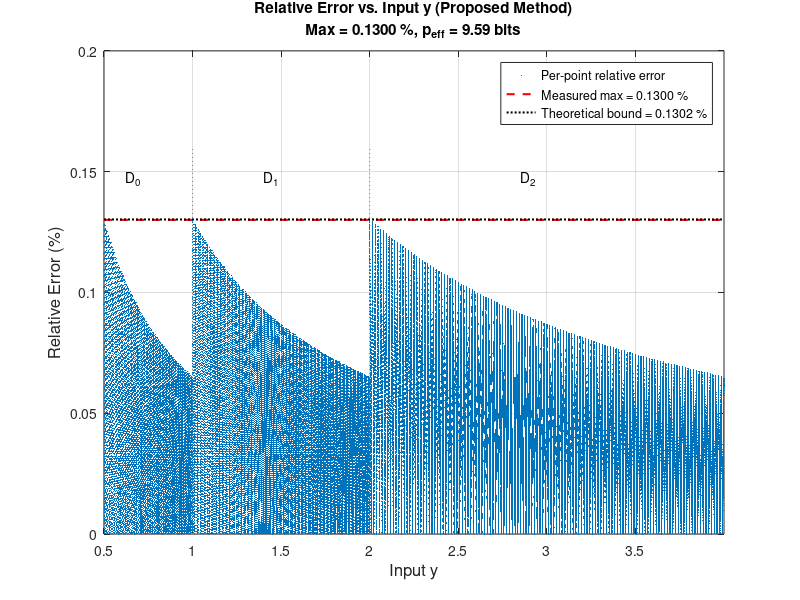

This figure's MATLAB source: (Note: this script raises an error after producing the figure.)
%==========================================================================
% MATLAB Script: precision_analysis.m
%
% Theoretical precision analysis for the proposed pre-scaled BRAM cube-root
% architecture. This script reproduces:
%
%   (a) The effective bit precision p_eff of the proposed method.
%   (b) The per-subinterval error-bound table (Table V in the paper),
%       computed from Formula (12):
%           |eps_a|_max <= W_r / (6 * N * L_r^(2/3))
%       and the relative-error / effective-precision relation:
%           eps_rel_max = |eps_a|_max / x_min,   x_min = L_r^(1/3)
%           p_eff       = -log2(eps_rel_max)
%   (c) Fig. 4 -- Relative error vs. input y for the proposed method.
%   (d) Fig. 5 -- Probability density of the relative error.
%

%==========================================================================

clear; clc; close all;

%% -------------------------------------------------------------------------
% Output paths and log file
% -------------------------------------------------------------------------
out_dir = fullfile('..', 'results', 'matlab');
if exist(out_dir, 'dir') ~= 7
    mkdir(out_dir);
end
log_file  = fullfile(out_dir, 'matlab_precision_analysis.log');
fig4_file = fullfile(out_dir, 'fig4_rel_error.png');
fig5_file = fullfile(out_dir, 'fig5_error_pdf.png');

if exist(log_file, 'file') == 2
    delete(log_file);
end
diary(log_file);
diary on;

fprintf('==========================================================\n');
fprintf(' Theoretical Precision Analysis -- Proposed Method\n');
fprintf(' Pre-Scaled BRAM Cube Root Architecture\n');
fprintf('==========================================================\n\n');

%% -------------------------------------------------------------------------
% Fixed-point configuration (must match RTL)
% -------------------------------------------------------------------------
INPUT_INT_BITS   = 2;    % Q2.22 input
INPUT_FRAC_BITS  = 22;
OUTPUT_INT_BITS  = 1;    % Q1.23 output
OUTPUT_FRAC_BITS = 23;

% Test domain: y in [0.5, 4)
Y_MIN = 0.5;
Y_MAX = 3.9999;

NUM_POINTS    = 100000;  % Dense sweep for empirical Fig. 4 and Fig. 5
NUM_HIST_BINS = 60;

% Subintervals: D_0=[0.5,1), D_1=[1,2), D_2=[2,4)
L_r_vals = [0.5, 1.0, 2.0];   % left endpoint
W_r_vals = [0.5, 1.0, 2.0];   % width
N_per_subinterval = 128;      % midpoint samples per sub-interval

%% -------------------------------------------------------------------------
% STEP 1 -- Per-subinterval error-bound table (Paper Table V)
% -------------------------------------------------------------------------
fprintf('Step 1: Per-Subinterval Error Bound (Eq. 12)\n');
fprintf('----------------------------------------------\n');
fprintf('  Formula: |eps_a|_max <= W_r / (6 * N * L_r^(2/3))\n');
fprintf('  Formula: p_eff       = -log2(|eps_a|_max / x_min),  x_min = L_r^(1/3)\n\n');

eps_a_max_all   = zeros(3, 1);
eps_rel_max_all = zeros(3, 1);
p_eff_all       = zeros(3, 1);

fprintf('  %-7s | %-12s | %-12s | %-12s | %-12s | %-10s\n', ...
        'Sub-int', '[L_r, L_r+W_r)', 'L_r^(2/3)', '|eps_a|_max', 'eps_rel_max(%)', 'p_eff(bit)');
fprintf('  %s\n', repmat('-', 1, 86));

for r = 0:2
    L_r   = L_r_vals(r+1);
    W_r   = W_r_vals(r+1);
    L_r23 = L_r ^ (2/3);

    eps_a_max   = W_r / (6 * N_per_subinterval * L_r23);
    x_min       = L_r ^ (1/3);
    eps_rel_max = eps_a_max / x_min;
    p_eff_r     = -log2(eps_rel_max);

    eps_a_max_all(r+1)   = eps_a_max;
    eps_rel_max_all(r+1) = eps_rel_max;
    p_eff_all(r+1)       = p_eff_r;

    fprintf('  D_%d     | [%.2f, %.2f)  | %-12.4f | %-12.4e | %-12.4f | %-10.4f\n', ...
            r, L_r, L_r + W_r, L_r23, eps_a_max, eps_rel_max * 100, p_eff_r);
end

[worst_eps_rel, worst_idx] = max(eps_rel_max_all);
p_eff_theoretical = -log2(worst_eps_rel);

fprintf('\n  Worst-case sub-interval : D_%d\n', worst_idx - 1);
fprintf('  Maximum relative error  : %.4e (%.4f %%)\n', worst_eps_rel, worst_eps_rel * 100);
fprintf('  THEORETICAL EFFECTIVE PRECISION : %.4f bits\n\n', p_eff_theoretical);

%% -------------------------------------------------------------------------
% STEP 2 -- Empirical verification of the proposed method
% -------------------------------------------------------------------------
fprintf('Step 2: Empirical Verification on %d Q2.22 Test Points\n', NUM_POINTS);
fprintf('--------------------------------------------------------\n');

% Q2.22-quantized test inputs spread across [0.5, 4)
y_real      = linspace(Y_MIN, Y_MAX, NUM_POINTS)';
y_fixed     = round(y_real * 2^INPUT_FRAC_BITS);
y_quantized = y_fixed / 2^INPUT_FRAC_BITS;

% Ideal cube root reference (double precision)
x_ideal = nthroot(y_quantized, 3);

% Build the 384-entry pre-scaled BRAM (Q1.23 quantized, midpoint sampling).
% Layout matches the RTL: addresses 0..127 -> D_0, 128..255 -> D_1, 256..383 -> D_2.
NUM_RANGES = 3;
bram = zeros(NUM_RANGES * N_per_subinterval, 1);
for r = 0:2
    L_r = L_r_vals(r+1);
    W_r = W_r_vals(r+1);
    for i = 0:N_per_subinterval-1
        y_mid = L_r + (i + 0.5) / N_per_subinterval * W_r;
        bram(r * N_per_subinterval + i + 1) = nthroot(y_mid, 3);
    end
end
bram_quant = round(bram * 2^OUTPUT_FRAC_BITS) / 2^OUTPUT_FRAC_BITS;

% Bit-extraction-style address generation (functionally equivalent to the RTL)
x_out = zeros(NUM_POINTS, 1);
for idx = 1:NUM_POINTS
    y_val = y_quantized(idx);
    if     y_val >= 2,  range_sel = 2; y_base = 2.0; y_width = 2.0;
    elseif y_val >= 1,  range_sel = 1; y_base = 1.0; y_width = 1.0;
    else                range_sel = 0; y_base = 0.5; y_width = 0.5;
    end
    frac_index = floor((y_val - y_base) / y_width * N_per_subinterval);
    frac_index = max(0, min(frac_index, N_per_subinterval - 1));
    bram_addr  = range_sel * N_per_subinterval + frac_index + 1;
    x_out(idx) = bram_quant(bram_addr);
end

% Relative error (in percent)
rel_err_pct = abs(x_out - x_ideal) ./ x_ideal * 100;

max_rel_err  = max(rel_err_pct);
mean_rel_err = mean(rel_err_pct);
p_eff_meas   = -log2(max_rel_err / 100);

fprintf('  Maximum relative error   : %.4f %%  (theoretical %.4f %%)\n', ...
        max_rel_err, worst_eps_rel * 100);
fprintf('  Average relative error   : %.4f %%\n', mean_rel_err);
fprintf('  Measured effective bits  : %.4f bits  (theoretical %.4f bits)\n\n', ...
        p_eff_meas, p_eff_theoretical);

%% -------------------------------------------------------------------------
% Fig. 4 -- Relative error vs. input y
% -------------------------------------------------------------------------
fprintf('Generating Fig. 4: Relative error vs. input y ...\n');
proposed_color = [0.0, 0.45, 0.74];

fig4 = figure('Position', [100, 100, 800, 460]);
plot(y_quantized, rel_err_pct, '.', 'Color', proposed_color, 'MarkerSize', 2);
hold on;
xl = xlim;
plot(xl, [max_rel_err, max_rel_err], 'r--', 'LineWidth', 1.5);
plot(xl, [worst_eps_rel * 100, worst_eps_rel * 100], 'k:', 'LineWidth', 1.5);

% Sub-interval boundaries
yl = ylim;
plot([1, 1], [0, yl(2)], 'Color', [0.5 0.5 0.5], 'LineStyle', ':');
plot([2, 2], [0, yl(2)], 'Color', [0.5 0.5 0.5], 'LineStyle', ':');
text(0.62, yl(2) * 0.92, 'D_0', 'FontSize', 10);
text(1.40, yl(2) * 0.92, 'D_1', 'FontSize', 10);
text(2.85, yl(2) * 0.92, 'D_2', 'FontSize', 10);

xlabel('Input y', 'FontSize', 12);
ylabel('Relative Error (%)', 'FontSize', 12);
title(sprintf(['Relative Error vs. Input y (Proposed Method)' ...
               '\nMax = %.4f %%, p_{eff} = %.2f bits'], ...
               max_rel_err, p_eff_meas), 'FontSize', 11);
legend({'Per-point relative error', ...
        sprintf('Measured max = %.4f %%', max_rel_err), ...
        sprintf('Theoretical bound = %.4f %%', worst_eps_rel * 100)}, ...
        'Location', 'best');
grid on;
xlim([Y_MIN, Y_MAX]);

saveas(fig4, fig4_file);
fprintf('  Saved: %s\n\n', fig4_file);

%% -------------------------------------------------------------------------
% Fig. 5 -- Probability density of the relative error
% -------------------------------------------------------------------------
fprintf('Generating Fig. 5: Probability density of relative error ...\n');

edges       = linspace(0, max_rel_err * 1.1, NUM_HIST_BINS + 1);
[counts, ~] = histcounts(rel_err_pct, edges);
bin_centers = (edges(1:end-1) + edges(2:end)) / 2;
prob_pct    = counts / sum(counts) * 100;

fig5 = figure('Position', [150, 150, 800, 420]);
bar(bin_centers, prob_pct, 1, 'FaceColor', proposed_color, ...
    'EdgeColor', 'none', 'FaceAlpha', 0.75);
hold on;

yl = ylim;
plot([max_rel_err, max_rel_err], [0, yl(2)], 'r-', 'LineWidth', 1.5);
plot([worst_eps_rel * 100, worst_eps_rel * 100], [0, yl(2)], 'k--', 'LineWidth', 1.5);

xlabel('Relative Error (%)', 'FontSize', 12);
ylabel('Probability (%)', 'FontSize', 12);
title(sprintf(['Probability Density of Relative Error (Proposed Method)' ...
               '\nMax = %.4f %%, p_{eff} = %.2f bits'], ...
               max_rel_err, p_eff_meas), 'FontSize', 11);
legend({'Empirical PMF', ...
        sprintf('Measured max = %.4f %%', max_rel_err), ...
        sprintf('Theoretical bound = %.4f %%', worst_eps_rel * 100)}, ...
        'Location', 'best');
grid on;
xlim([0, max_rel_err * 1.1]);

saveas(fig5, fig5_file);
fprintf('  Saved: %s\n\n', fig5_file);

%% -------------------------------------------------------------------------
% Final summary
% -------------------------------------------------------------------------
fprintf('==========================================================\n');
fprintf(' SUMMARY (used in Tables IV and V of the paper)\n');
fprintf('==========================================================\n');
fprintf('  Theoretical max relative error   : %.4f %%\n',  worst_eps_rel * 100);
fprintf('  Measured    max relative error   : %.4f %%\n',  max_rel_err);
fprintf('  Average     relative error       : %.4f %%\n',  mean_rel_err);
fprintf('  Theoretical effective precision  : %.4f bits\n', p_eff_theoretical);
fprintf('  Measured    effective precision  : %.4f bits\n', p_eff_meas);
fprintf('==========================================================\n');
fprintf(' Generated files:\n');
fprintf('   %s\n', log_file);
fprintf('   %s\n', fig4_file);
fprintf('   %s\n', fig5_file);
fprintf('==========================================================\n');

diary off;
